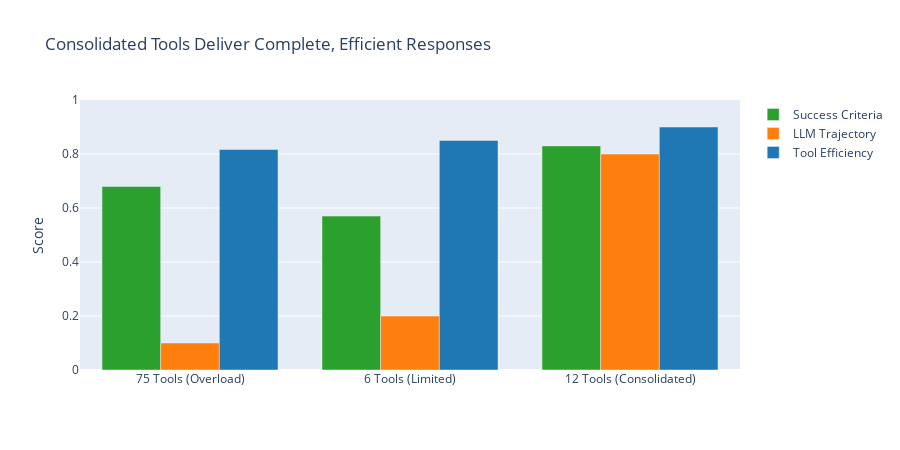

The notebook cell this image was saved under:
### Markdown cell above
## Tool Count Comparison

The results reveals that performance suffers at both extremes:

### Code cell
# Comparison visualization showing clear performance wins
configs = ["75 Tools\n(Overload)", "6 Tools\n(Limited)", "12 Tools\n(Consolidated)"]
success_scores = [
    production_metrics["success_criteria"],
    minimal_metrics["success_criteria"],
    optimal_metrics["success_criteria"]
]
llm_trajectory_scores = [
    production_metrics["llm_trajectory"],
    minimal_metrics["llm_trajectory"],
    optimal_metrics["llm_trajectory"]
]
efficiency_scores = [
    production_metrics["tool_efficiency"],
    minimal_metrics["tool_efficiency"],
    optimal_metrics["tool_efficiency"]
]

# Create grouped bar chart
fig = go.Figure()
fig.add_trace(go.Bar(
    name='Success Criteria',
    x=configs,
    y=success_scores,
    marker_color='#2ca02c'
))
fig.add_trace(go.Bar(
    name='LLM Trajectory',
    x=configs,
    y=llm_trajectory_scores,
    marker_color='#ff7f0e'
))
fig.add_trace(go.Bar(
    name='Tool Efficiency',
    x=configs,
    y=efficiency_scores,
    marker_color='#1f77b4'
))

fig.update_layout(
    title="Consolidated Tools Deliver Complete, Efficient Responses",
    yaxis_title="Score",
    barmode='group',
    height=450,
    showlegend=True,
    yaxis=dict(range=[0, 1.0])
)

fig.show()

# Create summary table
comparison_df = pd.DataFrame({
    "Configuration": configs,
    "Tool Count": [len(all_tools), 6, 12],
    "Success Criteria": [f"{s:.1%}" for s in success_scores],
    "LLM Trajectory": [f"{s:.1%}" for s in llm_trajectory_scores],
    "Tool Efficiency": [f"{s:.2f}" for s in efficiency_scores],
})

display(comparison_df)

print("\n📊 Key Findings:")
print(f"   75 tools: {success_scores[0]:.1%} success, {llm_trajectory_scores[0]:.1%} appropriate tools, {efficiency_scores[0]:.2f} efficiency")
print(f"   6 tools:  {success_scores[1]:.1%} success, {llm_trajectory_scores[1]:.1%} appropriate tools, {efficiency_scores[1]:.2f} efficiency")
print(f"   12 tools: {success_scores[2]:.1%} success, {llm_trajectory_scores[2]:.1%} appropriate tools, {efficiency_scores[2]:.2f} efficiency")
print("\n   Consolidated tools win across all metrics:")
print("   • Higher success criteria (complete answers)")
print("   • Better tool selection (LLM recognizes appropriate patterns)")
print("   • Improved efficiency (fewer calls, more information)")

### Figure 1 — Plotly figure (JSON) as saved in the notebook; plotly's stock layout.template omitted (floating-point values rounded to 4 significant figures)
{"data": [{"marker": {"color": "#2ca02c"}, "name": "Success Criteria", "type": "bar", "x": ["75 Tools\n(Overload)", "6 Tools\n(Limited)", "12 Tools\n(Consolidated)"], "y": [0.68, 0.57, 0.83]}, {"marker": {"color": "#ff7f0e"}, "name": "LLM Trajectory", "type": "bar", "x": ["75 Tools\n(Overload)", "6 Tools\n(Limited)", "12 Tools\n(Consolidated)"], "y": [0.1, 0.2, 0.8]}, {"marker": {"color": "#1f77b4"}, "name": "Tool Efficiency", "type": "bar", "x": ["75 Tools\n(Overload)", "6 Tools\n(Limited)", "12 Tools\n(Consolidated)"], "y": [0.8167, 0.85, 0.9]}], "layout": {"barmode": "group", "height": 450, "showlegend": true, "title": {"text": "Consolidated Tools Deliver Complete, Efficient Responses"}, "yaxis": {"range": [0, 1], "title": {"text": "Score"}}}}
